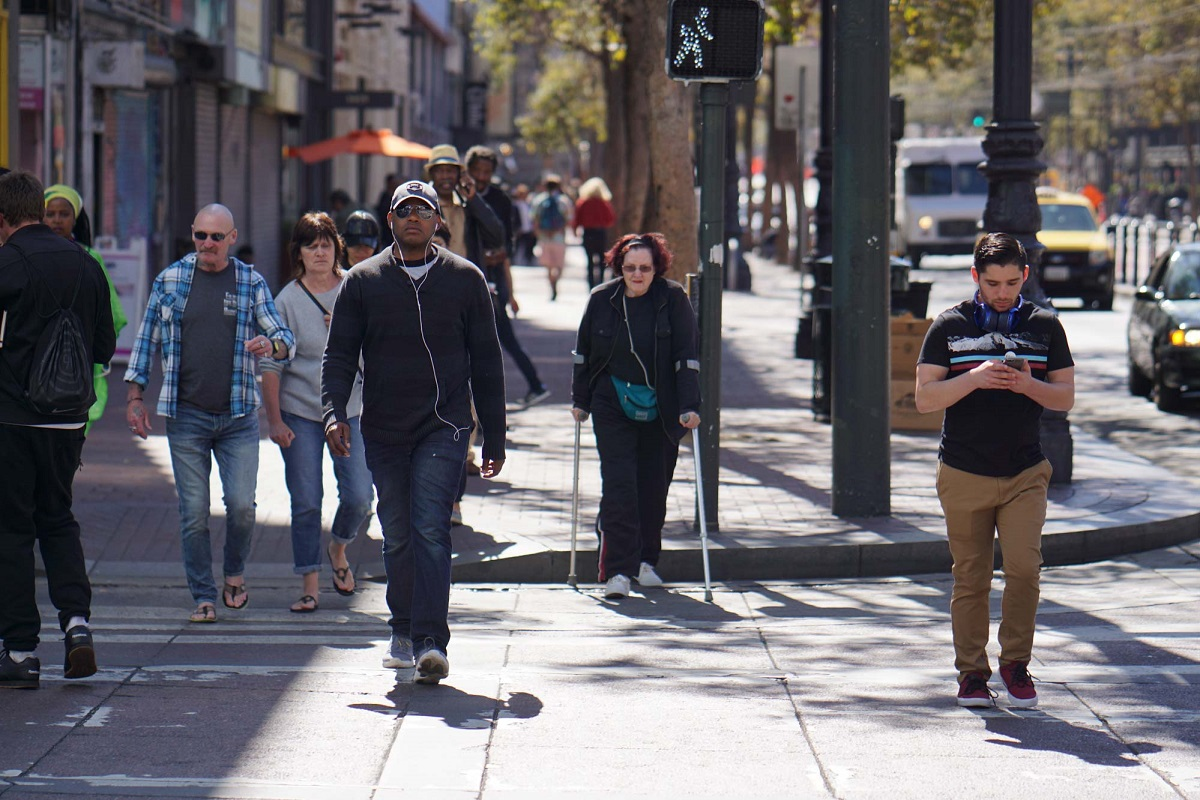
#> input picture 3_ Object_Detection_with_OpenCV/12_object_detection_with_openCV_homework/odev2.jpg, 1200 x 800 px
$ python 'opencv nesne tespiti odev.py'
#> lines starting #> are read from the running program, lines starting #| are printed output that depends on the picture; after the words box and inside, x2 and y2 are one past the last pixel; in counts of white or black regions, pixels touching at a corner belong together
# opencv kütüphanesini içe aktaralım
import cv2

# numpy kütüphanesini içe aktaralım
import numpy as np

# resmi siyah beyaz olarak içe aktaralım resmi çizdirelim
img = cv2.imread("odev2.jpg", 0)
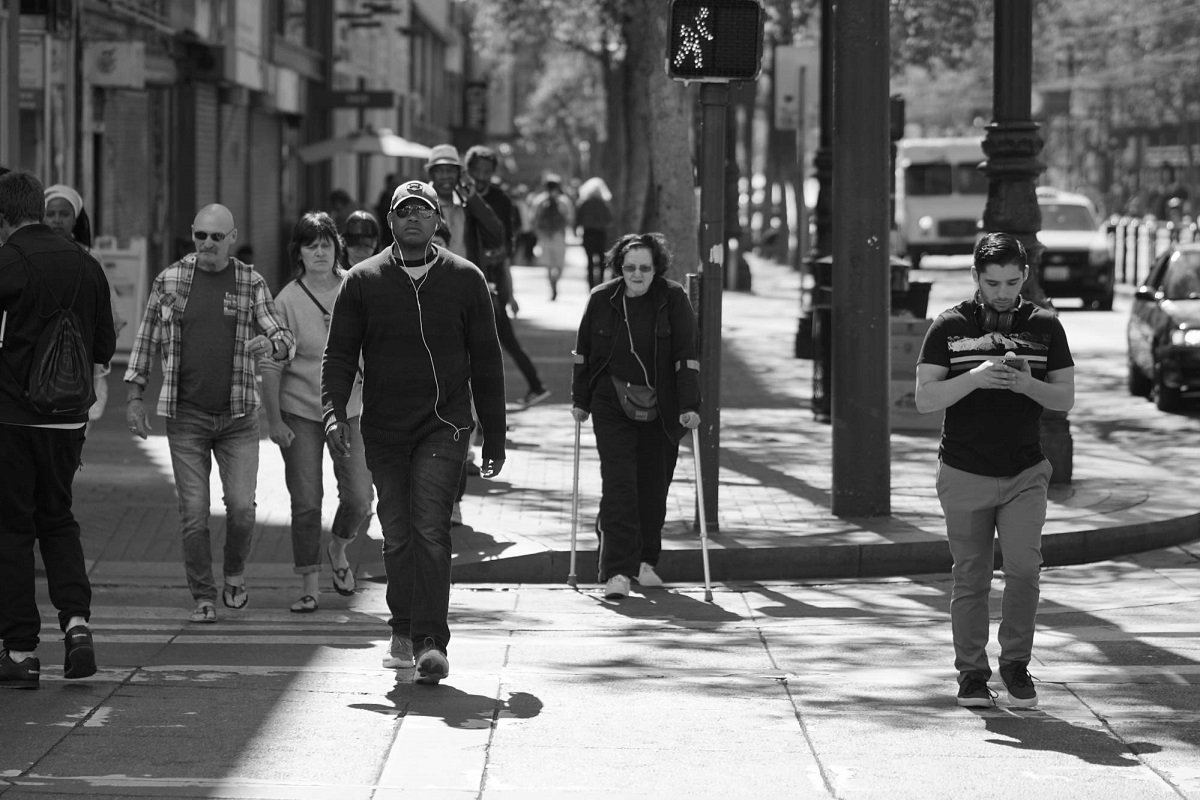
#> img: shape (800, 1200); min 0, max 255, mean 104.9
# ------cv2.imshow("Image", img)

# resim üzerinde bulunan kenarları tespit edelim ve görselleştirelim
# Edge detection

edges = cv2.Canny(img, 200, 255)
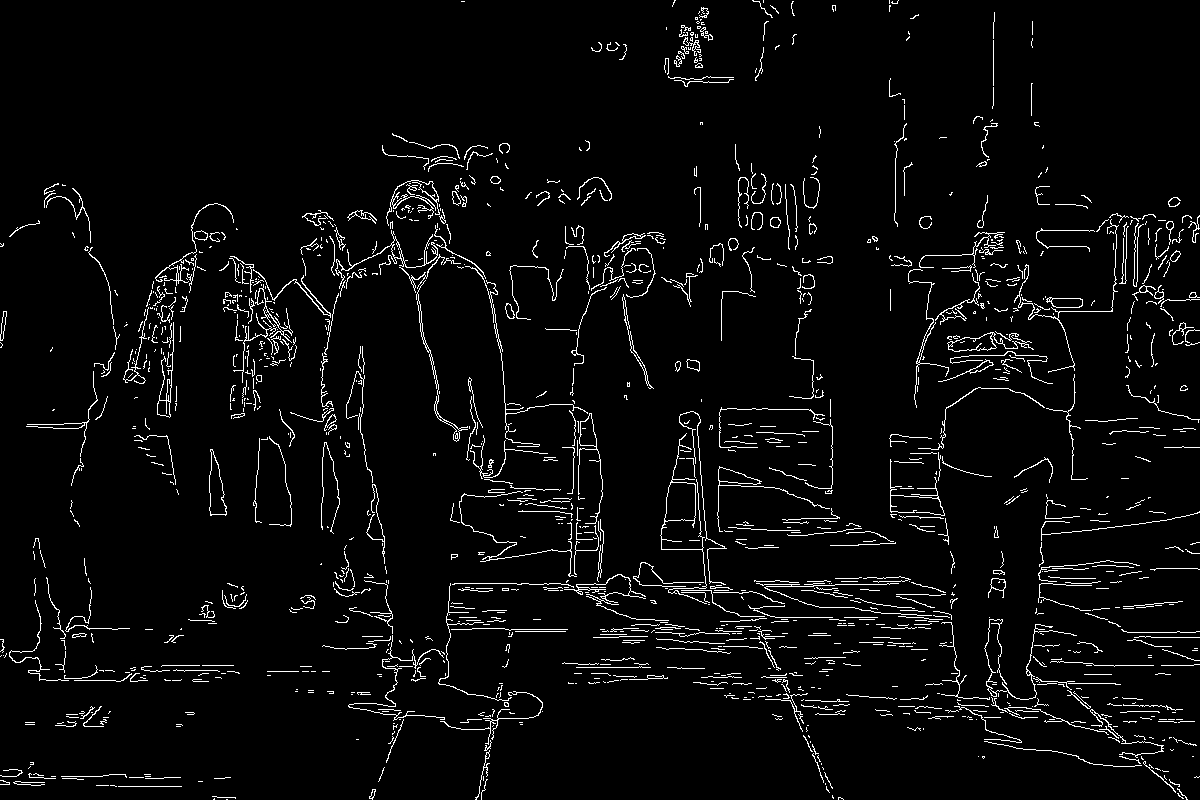
#> edges: shape (800, 1200); 4% white in thin lines or dots
# ------cv2.imshow("Edges", edges)

# yüz tespiti için gerekli haar cascade'i içe aktaralım
cascade = cv2.CascadeClassifier("haarcascade_frontalface_default.xml")

# yüz tespiti yapıp sonuçları görselleştirelim
# (Trackbar ile iyileştirmeler yapalım.)

# Trackbar oluşturma işlemi (Scale ve Neighbors değerleri ayarlayabilmek için.)
cv2.namedWindow("Detection")
cv2.resizeWindow("Detection", width=280, height=360)

# Boş bir fonksiyon(empty) dönebilmek için fonksiyon oluşturuyoruz.


def empty(a):
    pass


# Scale'i değiştirme işlemi
cv2.createTrackbar("Scale", "Detection", 400, 1000, empty)
cv2.createTrackbar("Neighbor", "Detection", 4, 50, empty)


while True:

    img = cv2.imread("odev2.jpg", 0)
    # Detection parameters
    scale_value = 1 + (cv2.getTrackbarPos("Scale", "Detection")/1000)
    neighbor_value = cv2.getTrackbarPos("Neighbor", "Detection")

    print(f"Scale:{scale_value}\nNeighbor:{neighbor_value}\n----------")

    rects = cascade.detectMultiScale(img, scale_value, neighbor_value)
#> rects = [[484, 407, 129, 129]]

    for (idx1, (x1, y1, w1, h1)) in enumerate(rects):

        cv2.rectangle(img, (x1, y1), (x1+w1, y1+h1), (255, 0, 0), 2)
        cv2.putText(img, f"Yaya {idx1 + 1}", (x1, y1-10),
                    cv2.FONT_HERSHEY_COMPLEX, 0.55, (255, 0, 0), 2)
#> this loop made 1 pass
#> (idx1, x1, y1, w1, h1) on pass 1: (0, 484, 407, 129, 129)
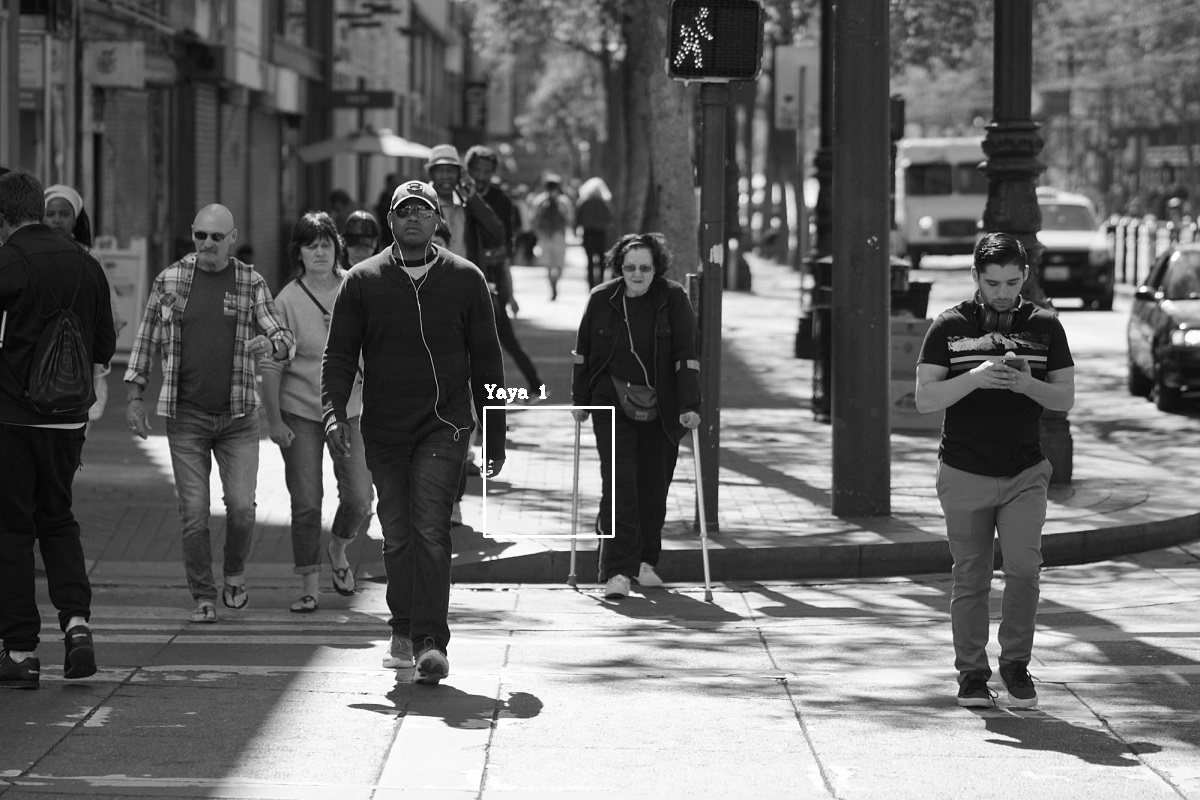
#> img: shape (800, 1200); 0.2% of pixels changed, all inside (x1, y1, x2, y2) = (483, 384, 615, 538)
    cv2.imshow("Detection", img)

    # HOG ilklendirelim insan tespiti algoritmamızı çağıralım ve svm'i
    # set edelim
    hog = cv2.HOGDescriptor()
    hog.setSVMDetector(cv2.HOGDescriptor_getDefaultPeopleDetector())
    rects2, weights = hog.detectMultiScale(
        img, padding=(8, 8), scale=scale_value)
#> rects2 = [[504, 157, 90, 179]]; weights = [1.03]

    # resme insan tespiti algoritmamızı uygulayalım ve görselleştirelim
    for (idx2, (x2, y2, w2, h2)) in enumerate(rects2):

        cv2.rectangle(img, (x2, y2), (x2+w2, y2+h2), (0, 0, 255), 2)
        cv2.putText(img, f"HYaya {idx2 + 1}", (x2, y2-10),
                    cv2.FONT_HERSHEY_COMPLEX, 0.55, (0, 0, 255), 2)
#> this loop made 1 pass
#> (idx2, x2, y2, w2, h2) on pass 1: (0, 504, 157, 90, 179)
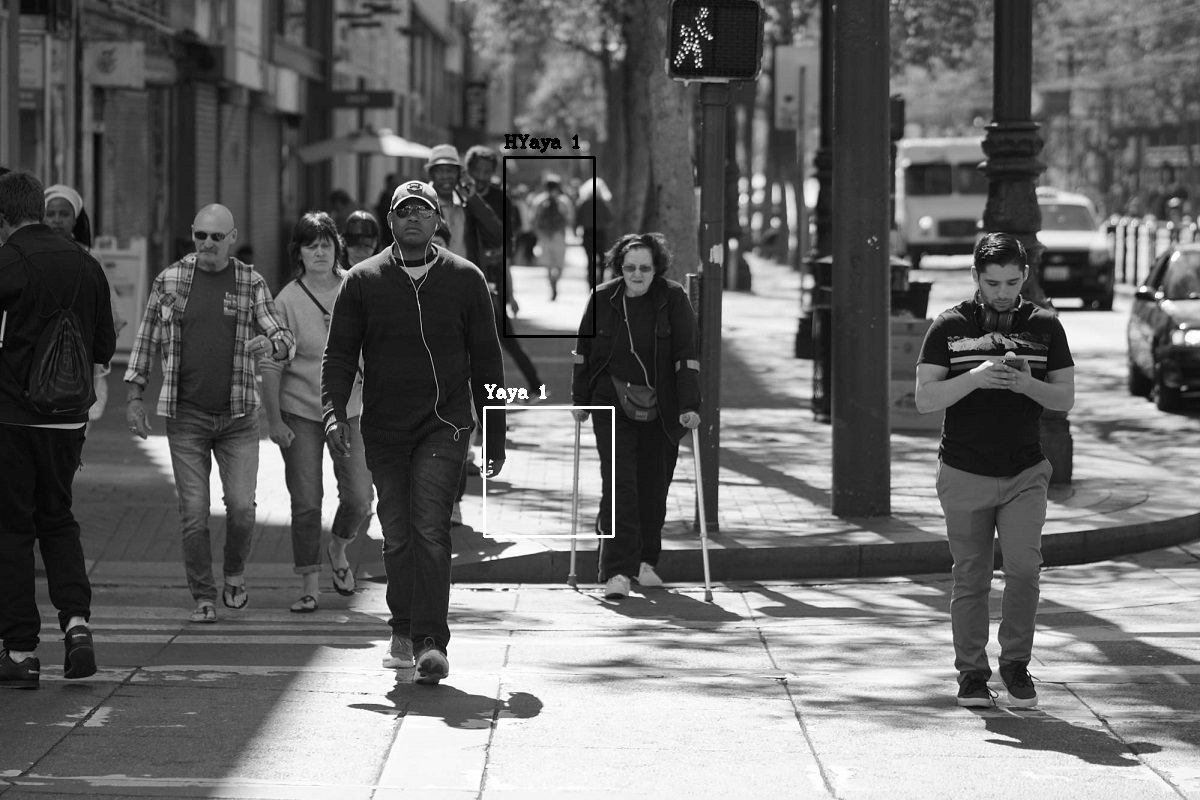
#> img: shape (800, 1200); 0.23% of pixels changed, all inside (x1, y1, x2, y2) = (503, 134, 596, 338)
    cv2.imshow("Detection", img)
    if cv2.waitKey(0) & 0xFF == ord("c"):
#> (key q is pressed here)
        continue

    if cv2.waitKey(0) & 0xFF == ord("q"):
#> (key q is pressed here)
        cv2.destroyAllWindows()
        break
